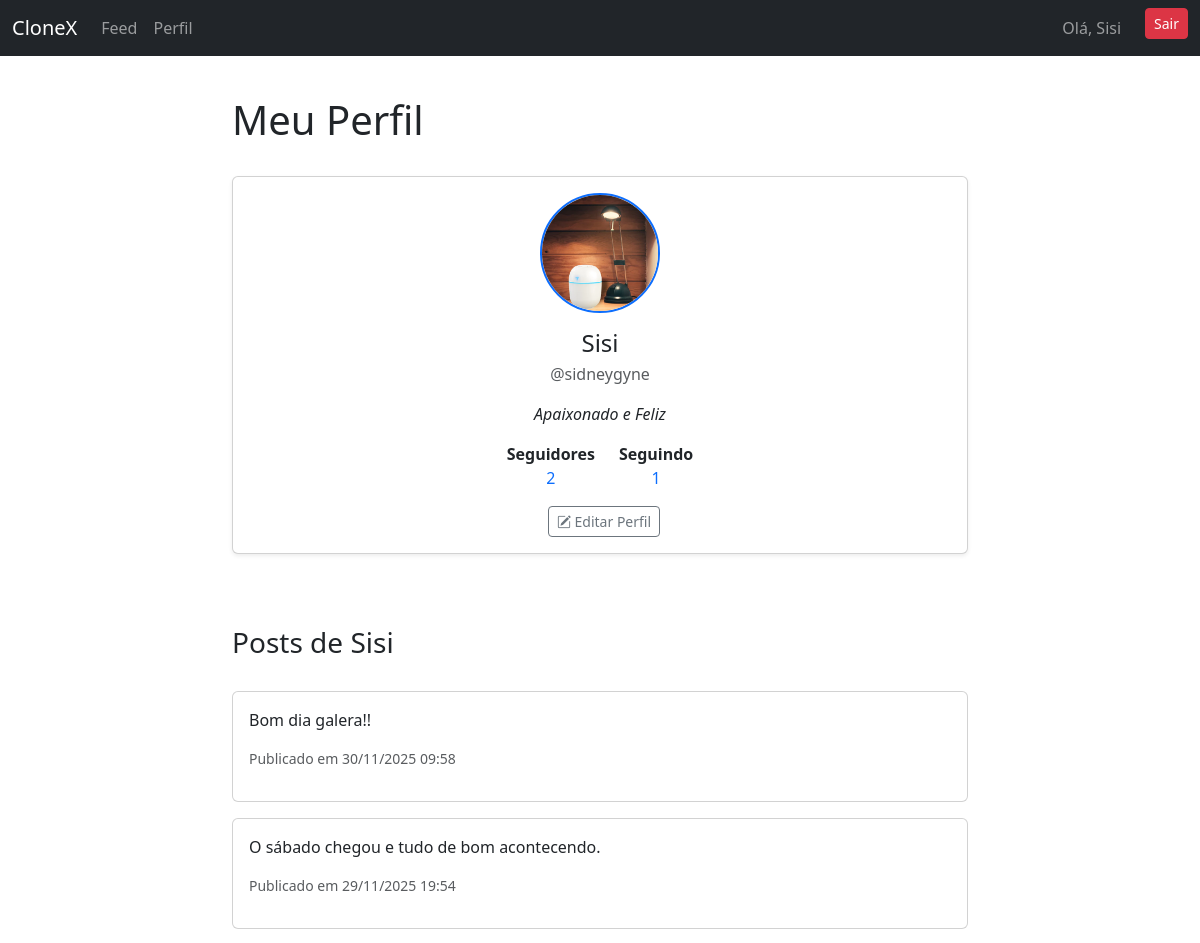
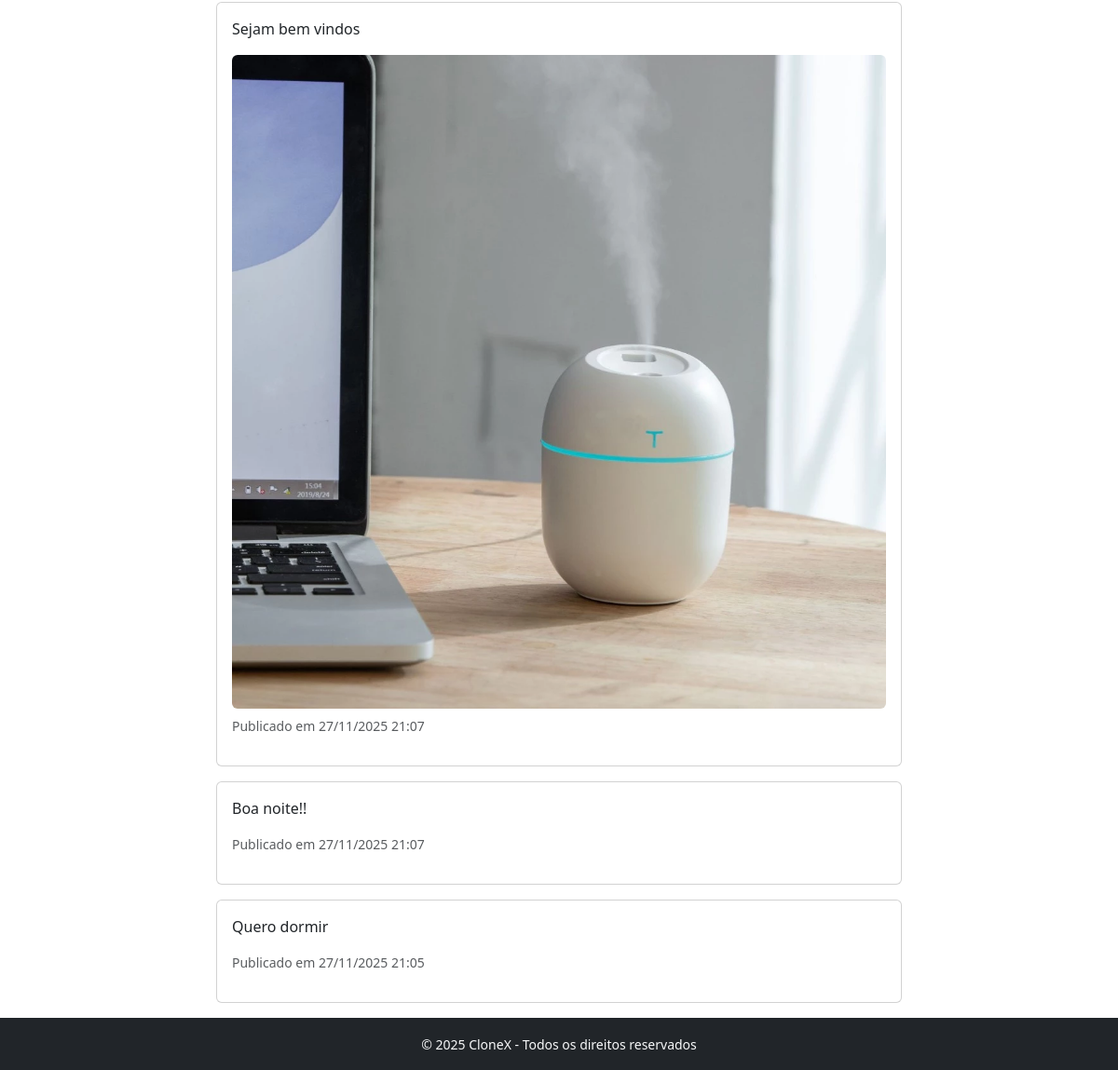
The app's page /sidneygyne/ (signed in) with its own data (2 pictures, top to bottom).
### accounts/models.py (models this page shows, shortened)
class Profile(models.Model):
    user = models.OneToOneField(User, on_delete=models.CASCADE, related_name="profile")
    display_name = models.CharField(max_length=100, blank=True)
    avatar = models.ImageField(upload_to="avatars/", blank=True, null=True)
    bio = models.CharField(max_length=160, blank=True)
    created_at = models.DateTimeField(auto_now_add=True)

### social/models.py (models this page shows)
class Post(models.Model):
    author = models.ForeignKey(User, on_delete=models.CASCADE, related_name="posts")
    content = models.CharField(max_length=280)
    image = models.ImageField(upload_to="posts/", blank=True, null=True)
    created_at = models.DateTimeField(auto_now_add=True)

### accounts/views.py (the view)
# urls.py: path("<str:username>/", profile_view, name="profile"),
@login_required
def profile_view(request, username=None):
    user_obj = get_object_or_404(User, username=username)
    profile = user_obj.profile
    is_following = Follow.objects.filter(
        follower=request.user,
        following=user_obj
    ).exists()
    followers = User.objects.filter(following__following=user_obj)
    following = User.objects.filter(followers__follower=user_obj)
    posts = Post.objects.filter(author=user_obj).order_by("-created_at")
    if request.user == user_obj:
        if request.method == "POST":
            form = ProfileForm(request.POST, request.FILES, instance=profile)
            if form.is_valid():
                form.save()
                return redirect("profile", username=request.user.username)
        else:
            form = ProfileForm(instance=profile)
    else:
        form = None
    return render(request, "profile.html", {
        "profile": profile,
        "form": form,
        "is_following": is_following,
        "followers": followers,
        "following": following,
        "posts": posts,   # ✅ enviar posts para o template
    })

### templates/profile.html (shortened to what this page needs)
{% extends "base.html" %}
{% load static %}
{% block content %}
<h1 class="pb-4 pt-3">Meu Perfil</h1>
<div class="card shadow-sm mb-4">
  <div class="card-body text-center">
    {% if profile.avatar %}
      <img src="{{ profile.avatar.url }}" alt="Avatar"
           class="rounded-circle mb-3 border border-2 border-primary"
           width="120" height="120">
    {% else %}
      <img src="{% static 'img/default-avatar.png' %}" alt="Avatar padrão"
           class="rounded-circle mb-3 border border-2 border-secondary"
           width="120" height="120">
    {% endif %}
    <h4 class="mb-1">{{ profile.display_name }}</h4>
    <p class="text-muted">@{{ profile.user.username }}</p>
    {% if profile.bio %}
      <p class="fst-italic">{{ profile.bio }}</p>
    {% endif %}
    <div class="d-flex justify-content-center gap-4 mt-3">
      <div>
        <strong>Seguidores</strong><br>
        <a href="#" data-bs-toggle="modal" data-bs-target="#followersModal" class="text-decoration-none">
          {{ followers.count }}
        </a>
      </div>
      <div>
        <strong>Seguindo</strong><br>
        <a href="#" data-bs-toggle="modal" data-bs-target="#followingModal" class="text-decoration-none">
          {{ following.count }}
        </a>
      </div>
    </div>
    <div class="mt-3">
      {% if profile.user == request.user %}
        <button class="btn btn-outline-secondary btn-sm ms-2"
                data-bs-toggle="modal" data-bs-target="#editarPerfilModal">
          <i class="bi bi-pencil-square"></i> Editar Perfil
        </button>
      {% endif %}
    </div>
  </div>
</div>
<h3 class="pb-4 pt-5">Posts de {{ profile.display_name }}</h3>
{% for post in posts %}
  <div class="card mb-3">
    <div class="card-body">
      <p>{{ post.content }}</p>
      {% if post.image %}
        <img src="{{ post.image.url }}" class="img-fluid rounded mb-2" />
      {% endif %}
      <p class="text-muted small">
        Publicado em {{ post.created_at|date:"d/m/Y H:i" }}
      </p>
    </div>
  </div>
{% empty %}
  <p>Este usuário ainda não publicou nada.</p>
{% endfor %}
{% endblock %}

### templates/base.html (shortened to what this page needs)
{% load static %}
<!DOCTYPE html>
<html lang="pt-br">
<head>
  <link rel="stylesheet" href="{% static 'css/style.css' %}">
  <link rel="stylesheet" href="https://cdn.jsdelivr.net/npm/bootstrap@5.3.2/dist/css/bootstrap.min.css">
  <link rel="stylesheet" href="https://cdn.jsdelivr.net/npm/bootstrap-icons@1.11.1/font/bootstrap-icons.css">
</head>
{% load static %}
<body>
  <nav class="navbar navbar-expand-lg navbar-dark bg-dark">
    <div class="container-fluid">
      <a class="navbar-brand" href="/">CloneX</a>
      <div class="collapse navbar-collapse" id="navbarNav">
        <ul class="navbar-nav me-auto">
          <li class="nav-item"><a class="nav-link" href="/feed/">Feed</a></li>
          {% if user.is_authenticated %}
  <li class="nav-item">
    <a class="nav-link" href="{% url 'profile' user.username %}">Perfil</a>
  </li>
{% else %}
  <li class="nav-item">
    <a class="nav-link" href="{% url 'login' %}">Perfil</a>
  </li>
{% endif %}
        </ul>
        <ul class="navbar-nav">
          {% if user.is_authenticated %}
            <li class="nav-item pe-3"><span class="nav-link">Olá, {{ user.profile.display_name }}</span></li>
            <li class="nav-item p">
              <form method="post" action="{% url 'logout' %}">
                <button class="btn btn-danger btn-sm" type="submit">Sair</button>
              </form>
            </li>
          {% else %}
            <li class="nav-item"><a class="nav-link" href="{% url 'login' %}">Entrar</a></li>
            <li class="nav-item"><a class="nav-link" href="{% url 'register' %}">Registrar</a></li>
          {% endif %}
        </ul>
      </div>
    </div>
  </nav>
  <main class="container mt-4">
    <div class="row justify-content-center">
      <div class="col-md-8">
        {% block content %}{% endblock %}
      </div>
    </div>
  </main>
  <footer>
    <small>&copy; 2025 CloneX - Todos os direitos reservados</small>
  </footer>
</body>
</html>

### templates/base.html (style rules this page uses)
html, body { height: 100%; margin: 0; }
body { display: flex; flex-direction: column; min-height: 100vh; }
main { flex: 1; }
footer { background: #212529; color: #f8f9fa; text-align: center; padding: 1rem; }

### records on screen
Profile: avatar (picture), display_name "Sisi", user.username "sidneygyne", bio "Apaixonado e Feliz"
Post: content "Bom dia galera!!", created_at "30/11/2025 09:58"
Post: content "O sábado chegou e tudo de bom acontecendo.", created_at "29/11/2025 19:54"
Post: content "Sejam bem vindos", image (picture), created_at "27/11/2025 21:07"
Post: content "Boa noite!!", created_at "27/11/2025 21:07"
Post: content "Quero dormir", created_at "27/11/2025 21:05"

### other values on screen
{{ user.profile.display_name }} "Sisi"
{{ followers.count }} "2"
{{ following.count }} "1"
